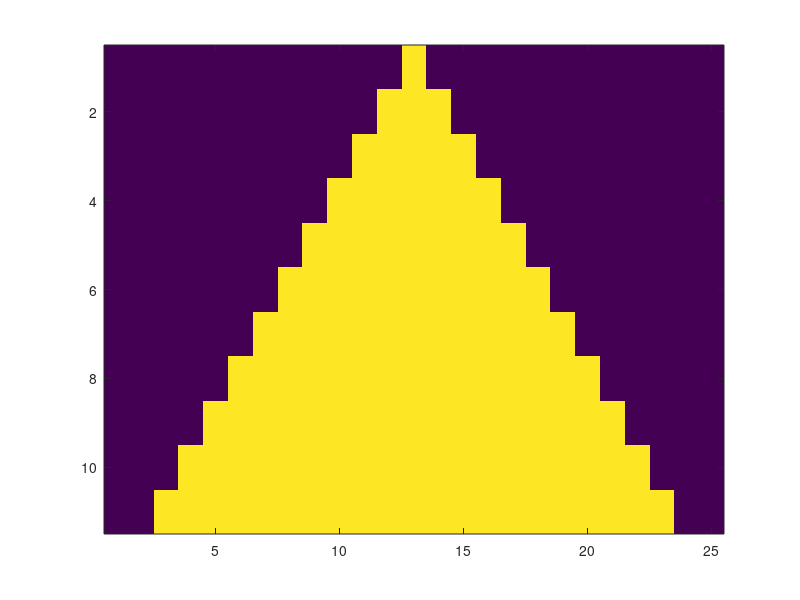

This chart was generated by the following MATLAB code:
clc,clear,close all
x=zeros(5);
x(3,3)=1;
x=reshape(x,1,25);
for k=1:10
i=[];
a=x(k,:);
for j=1:25% find indices where cell value is 1 
    if a(j)==1
        i=[i;j];
    end
end
[nx,ny]=size(i);
for j=1:nx%update neighbouring cells whoes indices are stored in i()
    if i(j)==1
        a(i(j))=1;
        a(i(j)+1)=1;
    end
    if i(j)==25
        a(i(j)-1)=1;
        a(i(j))=1;
    end
    if i(j)~=1&i(j)~=25
        a(i(j)-1)=1;
        a(i(j))=1;
        a(i(j)+1)=1;
    end
end
x=[x;a];
end
imagesc(x)